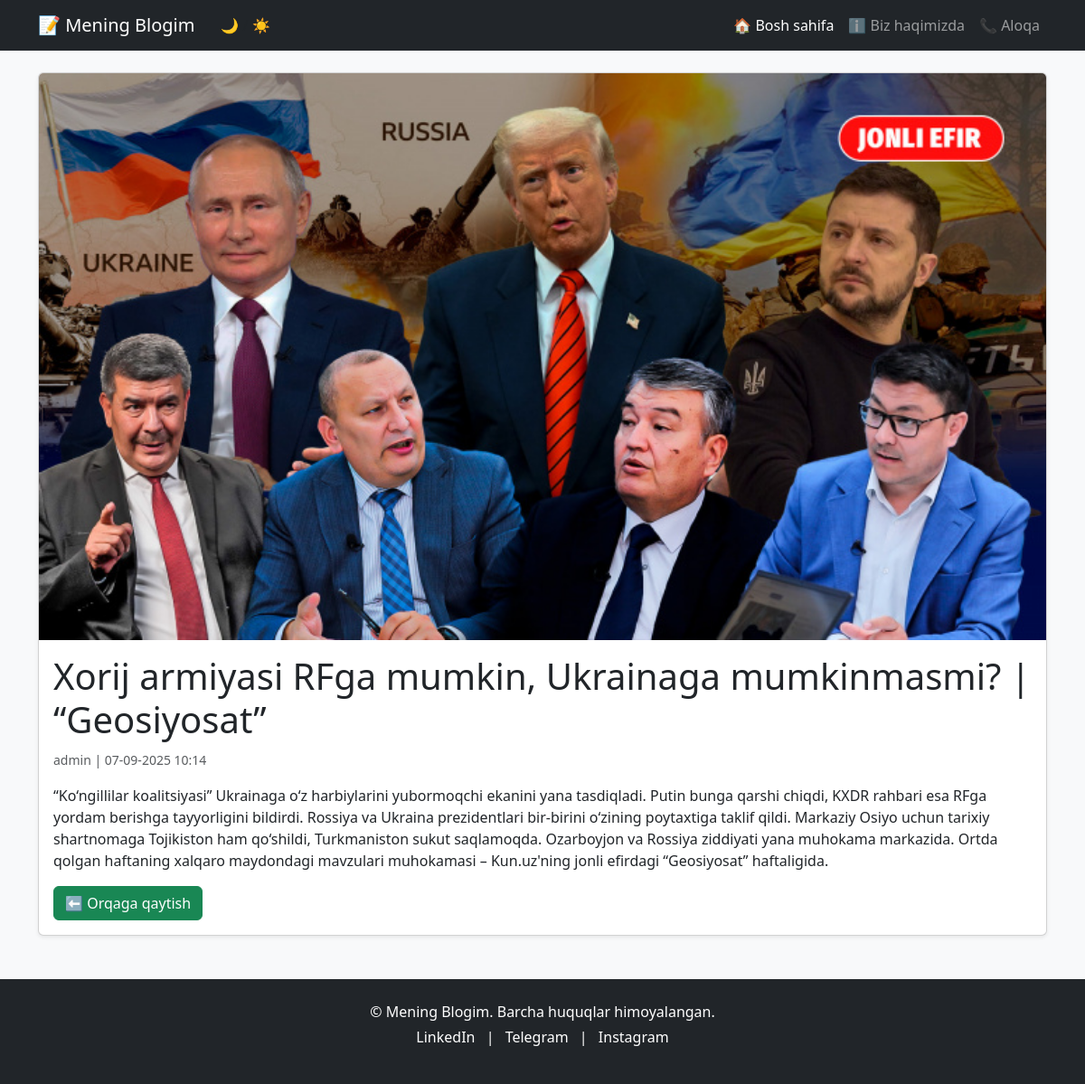
Page /post/6/ on the committed database.
### posts/models.py (models this page shows, shortened)
class Post(models.Model):
    author = models.ForeignKey(User, on_delete=models.CASCADE, null=True, blank=True)
    title = models.CharField(max_length=200, verbose_name="Sarlavha")
    body = models.TextField(verbose_name="Matn")
    created_at = models.DateTimeField(auto_now_add=True,verbose_name="Yaratilgan vaqti")
    STATUS_CHOICES = [
        ('draft', 'Qoralama'),
        ('published','Nashr etilgan'),
        ]
    status = models.CharField(max_length=10, choices=STATUS_CHOICES, default='draft', verbose_name="Holat")
    image = models.ImageField(
        upload_to='posts/%Y/%m/$d/',
        blank=True,
        null=True,
        verbose_name='Rasm')
    class Meta:
        ordering = ['-created_at']
        verbose_name = "Post"
        verbose_name_plural = "Postlar"

### posts/views.py (the view)
# urls.py: path('post/<int:pk>/', views.post_detail, name='post_detail'),
def post_detail(request, pk):
    post = get_object_or_404(Post, pk=pk)
    return render(request, 'posts/post_detail.html', {'post': post})

### posts/templates/posts/post_detail.html (shortened to what this page needs)
{% extends 'posts/base.html' %}
{% block content %}
    <div class="card shadow-sm">
                {% if post.image %}
                    <img src="{{ post.image.url}}" class="card-img-top img-fluid" >
                {% endif %}
                <div class="card-body">
                    <h1 class="card-title">{{  post.title }}</h1>
                    <p class="text-muted">
                        <small>{{ post.author }} | {{ post.created_at|date:"d-m-Y H:i" }}</small>
                    </p>
                    <p class="card-text"> {{ post.body }}</p>
                    <a href="{% url 'post_list' %}" class="btn btn-success">⬅️ Orqaga qaytish</a>
                </div>
    </div>
{% endblock %}

### posts/templates/posts/base.html (style rules this page uses)
body { background-color: #f8f9fa; color: #212529; }
.card { background-color: #fff; color: #212529; }

### rows in the picture
Post: image (picture), title "Xorij armiyasi RFga mumkin, Ukrainaga mumkinmasmi? | “Geosiyosat”", author "admin", created_at "07-09-2025 10:14", body "“Ko‘ngillilar koalitsiyasi” Ukrainaga o‘z harbiylarini yubormoqchi ekanini yana tasdiqladi. Putin bunga qarshi chiqdi, KXDR rahbari esa RFga yordam berishga tayyorligini bildirdi. Rossiya va Ukraina prezidentlari bir-birini o‘zining poytaxtiga taklif qildi. Markaziy Osiyo uchun tarixiy shartnomaga Tojikiston ham qo‘shildi, Turkmaniston sukut saqlamoqda. Ozarboyjon va Rossiya ziddiyati yana muhokama markazida. Ortda qolgan haftaning xalqaro maydondagi mavzulari muhokamasi – Kun.uz'ning jonli efirdagi “Geosiyosat” haftaligida."
